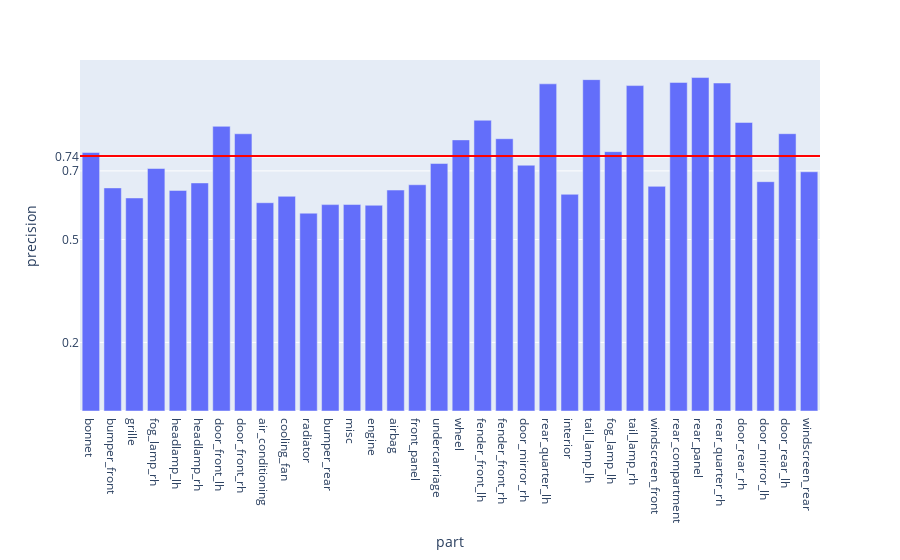

Notebook source saved alongside this figure:
### Code cell
fig = px.bar(evalMetrics, x = 'part', y = 'precision')

fig.add_hline(y=avgPrecision, line_width=2, line_color="red")

fig.update_layout(
    yaxis = dict(
        tickmode = 'array',
        tickvals = [np.format_float_positional(avgPrecision, 2), 0.2, 0.5, 0.7],
    )
)
fig

### Figure 1 — Plotly figure (JSON) as saved in the notebook; plotly's stock layout.template omitted (floating-point values rounded to 4 significant figures)
{"data": [{"alignmentgroup": "True", "hovertemplate": "part=%{x}<br>precision=%{y}<extra></extra>", "legendgroup": "", "marker": {"color": "#636efa", "pattern": {"shape": ""}}, "name": "", "offsetgroup": "", "orientation": "v", "showlegend": false, "textposition": "auto", "type": "bar", "x": ["bonnet", "bumper_front", "grille", "fog_lamp_rh", "headlamp_lh", "headlamp_rh", "door_front_lh", "door_front_rh", "air_conditioning", "cooling_fan", "radiator", "bumper_rear", "misc", "engine", "airbag", "front_panel", "undercarriage", "wheel", "fender_front_lh", "fender_front_rh", "door_mirror_rh", "rear_quarter_lh", "interior", "tail_lamp_lh", "fog_lamp_lh", "tail_lamp_rh", "windscreen_front", "rear_compartment", "rear_panel", "rear_quarter_rh", "door_rear_rh", "door_mirror_lh", "door_rear_lh", "windscreen_rear"], "xaxis": "x", "y": [0.7537, 0.6505, 0.6212, 0.7071, 0.6431, 0.665, 0.83, 0.8083, 0.6073, 0.626, 0.5768, 0.6018, 0.6021, 0.5999, 0.6442, 0.6597, 0.7216, 0.7905, 0.8478, 0.794, 0.7166, 0.9539, 0.6319, 0.9662, 0.7562, 0.9488, 0.655, 0.9581, 0.9723, 0.9564, 0.8414, 0.6687, 0.8086, 0.6976], "yaxis": "y"}], "layout": {"barmode": "relative", "legend": {"tracegroupgap": 0}, "margin": {"t": 60}, "shapes": [{"line": {"color": "red", "width": 2}, "type": "line", "x0": 0, "x1": 1, "xref": "x domain", "y0": 0.7436, "y1": 0.7436, "yref": "y"}], "xaxis": {"anchor": "y", "domain": [0, 1], "title": {"text": "part"}}, "yaxis": {"anchor": "x", "domain": [0, 1], "tickmode": "array", "tickvals": ["0.74", 0.2, 0.5, 0.7], "title": {"text": "precision"}}}}
